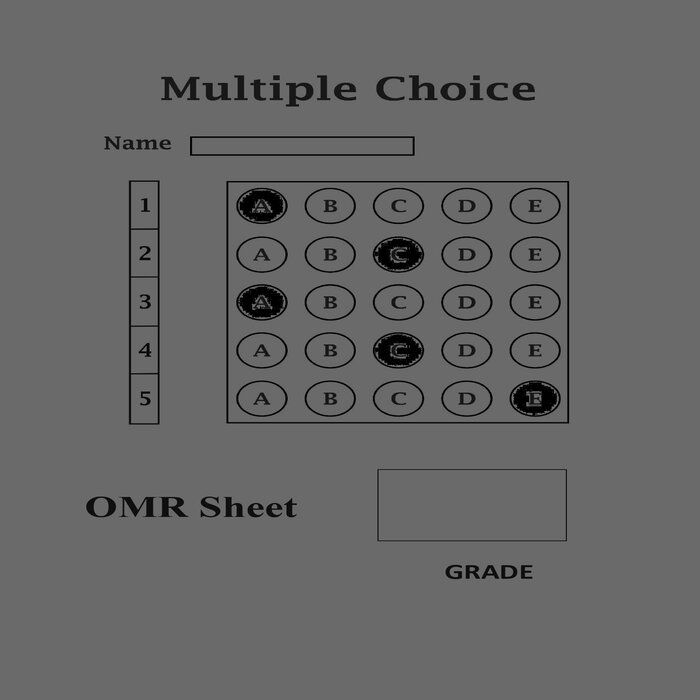
#> input picture 9.jpg, 700 x 700 px
$ python OMR_Main.py
#> lines starting #> are read from the running program, lines starting #| are printed output that depends on the picture; after the words box and inside, x2 and y2 are one past the last pixel; in counts of white or black regions, pixels touching at a corner belong together
### utlis.py
import cv2
import numpy as np

## TO STACK ALL THE IMAGES IN ONE WINDOW
def stackImages(imgArray,scale,lables=[]):
    rows = len(imgArray)
    cols = len(imgArray[0])
    rowsAvailable = isinstance(imgArray[0], list)
    width = imgArray[0][0].shape[1]
    height = imgArray[0][0].shape[0]
    if rowsAvailable:
        for x in range ( 0, rows):
            for y in range(0, cols):
                imgArray[x][y] = cv2.resize(imgArray[x][y], (0, 0), None, scale, scale)
                if len(imgArray[x][y].shape) == 2: imgArray[x][y]= cv2.cvtColor( imgArray[x][y], cv2.COLOR_GRAY2BGR)
        imageBlank = np.zeros((height, width, 3), np.uint8)
        hor = [imageBlank]*rows
        hor_con = [imageBlank]*rows
        for x in range(0, rows):
            hor[x] = np.hstack(imgArray[x])
            hor_con[x] = np.concatenate(imgArray[x])
        ver = np.vstack(hor)
        ver_con = np.concatenate(hor)
    else:
        for x in range(0, rows):
            imgArray[x] = cv2.resize(imgArray[x], (0, 0), None, scale, scale)
            if len(imgArray[x].shape) == 2: imgArray[x] = cv2.cvtColor(imgArray[x], cv2.COLOR_GRAY2BGR)
        hor= np.hstack(imgArray)
        hor_con= np.concatenate(imgArray)
        ver = hor
    if len(lables) != 0:
        eachImgWidth= int(ver.shape[1] / cols)
        eachImgHeight = int(ver.shape[0] / rows)
        #print(eachImgHeight)
        for d in range(0, rows):
            for c in range (0,cols):
                cv2.rectangle(ver,(c*eachImgWidth,eachImgHeight*d),(c*eachImgWidth+len(lables[d][c])*13+27,30+eachImgHeight*d),(255,255,255),cv2.FILLED)
                cv2.putText(ver,lables[d][c],(eachImgWidth*c+10,eachImgHeight*d+20),cv2.FONT_HERSHEY_COMPLEX,0.7,(255,0,255),2)
    return ver

def rectCountour(contours):

    rectCon = []
    max_area = 0
    for i in contours:
        area = cv2.contourArea(i)
        if area > 50:
            peri = cv2.arcLength(i, True)
            approx = cv2.approxPolyDP(i, 0.02 * peri, True)
            if len(approx) == 4:
                rectCon.append(i)
    rectCon = sorted(rectCon, key=cv2.contourArea,reverse=True)
    #print(len(rectCon))
    return rectCon

def reorder(myPoints):

    myPoints = myPoints.reshape((4, 2)) # REMOVE EXTRA BRACKET
    print(myPoints)
    myPointsNew = np.zeros((4, 1, 2), np.int32) # NEW MATRIX WITH ARRANGED POINTS
    add = myPoints.sum(1)
    print(add)
    print(np.argmax(add))
    myPointsNew[0] = myPoints[np.argmin(add)]  #[0,0]
    myPointsNew[3] =myPoints[np.argmax(add)]   #[w,h]
    diff = np.diff(myPoints, axis=1)
    myPointsNew[1] =myPoints[np.argmin(diff)]  #[w,0]
    myPointsNew[2] = myPoints[np.argmax(diff)] #[h,0]

    return myPointsNew


def splitBoxes(img):
    rows = np.vsplit(img,5)
    boxes=[]
    for r in rows:
        cols= np.hsplit(r,5)
        for box in cols:
            boxes.append(box)
    return boxes

def showAnswers(img,myIndex,grading,ans,questions=5,choices=5):
     secW = int(img.shape[1]/questions)
     secH = int(img.shape[0]/choices)

     for x in range(0,questions):
         myAns= myIndex[x]
         cX = (myAns * secW) + secW // 2
         cY = (x * secH) + secH // 2
         if grading[x]==1:
            myColor = (0,255,0)
            #cv2.rectangle(img,(myAns*secW,x*secH),((myAns*secW)+secW,(x*secH)+secH),myColor,cv2.FILLED)
            cv2.circle(img,(cX,cY),50,myColor,cv2.FILLED)
         else:
            myColor = (0,0,255)
            #cv2.rectangle(img, (myAns * secW, x * secH), ((myAns * secW) + secW, (x * secH) + secH), myColor, cv2.FILLED)
            cv2.circle(img, (cX, cY), 50, myColor, cv2.FILLED)

            # CORRECT ANSWER
            myColor = (0, 255, 0)
            correctAns = ans[x]
            cv2.circle(img,((correctAns * secW)+secW//2, (x * secH)+secH//2),
            20,myColor,cv2.FILLED)

def getCornerPoints(cont):
    peri = cv2.arcLength(cont, True) # LENGTH OF CONTOUR
    approx = cv2.approxPolyDP(cont, 0.02 * peri, True) # APPROXIMATE THE POLY TO GET CORNER POINTS
    return approx

### OMR_Main.py
import cv2
import numpy as np
import utlis

path = "9.jpg"


heightImg = 700
widthImg  = 700
questions=5
choices=5
ans= [1,2,2,2,4]


img = cv2.imread(path)
#> img is the input picture: shape (700, 700, 3); min 0, max 137, mean 101.7

#preprocessing
img=cv2.resize(img,(widthImg,heightImg))
imgContours = img.copy()
imgFinal = img.copy()
imgBiggestContour=img.copy()
imgGray = cv2.cvtColor(img, cv2.COLOR_BGR2GRAY) # CONVERT IMAGE TO GRAY SCALE
imgBlur = cv2.GaussianBlur(imgGray, (5, 5), 1) # ADD GAUSSIAN BLUR
imgCanny = cv2.Canny(imgBlur,10,70) # APPLY CANNY
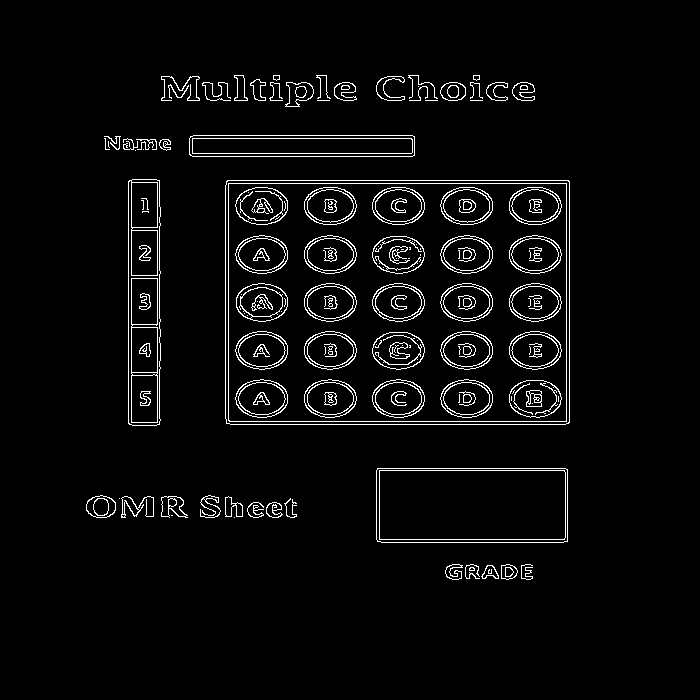
#> imgCanny: shape (700, 700); 3.9% white in thin lines or dots, all inside (x1, y1, x2, y2) = (86, 75, 570, 580)


#finding All Contours
contours, hierarchy = cv2.findContours(imgCanny, cv2.RETR_EXTERNAL, cv2.CHAIN_APPROX_NONE) # FIND ALL CONTOURS
#> contours = 52 contours, 26 with area under 20; largest, box (x1, y1, x2, y2) and area: (225, 180, 570, 425) 83918, (376, 468, 568, 543) 14122, (128, 179, 161, 426) 7662, (189, 135, 415, 157) 4714, (86, 495, 116, 518) 513
cv2.drawContours(imgContours, contours, -1, (0, 255, 0), 10) # DRAW ALL DETECTED CONTOURS
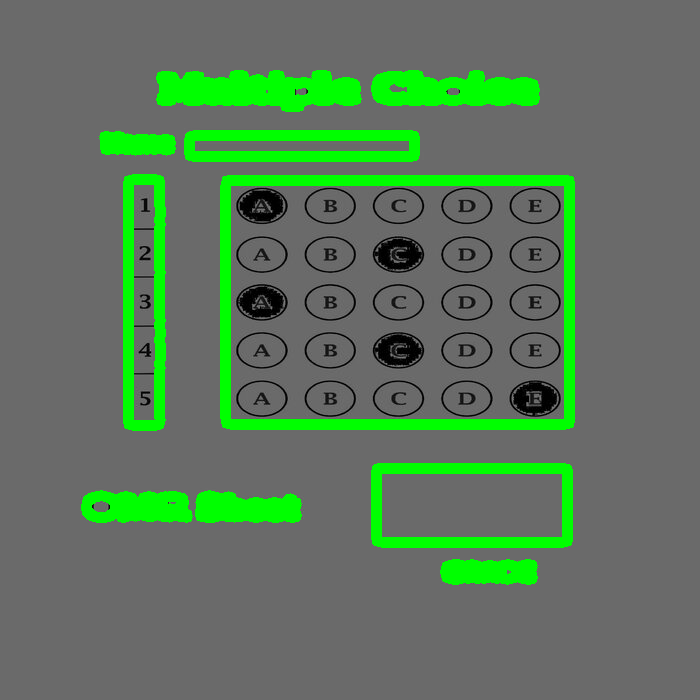
#> imgContours: shape (700, 700, 3); 10.35% of pixels changed, all inside (x1, y1, x2, y2) = (81, 70, 575, 585)

#Find Rectangles
rectCon = utlis.rectCountour(contours) # FILTER FOR RECTANGLE CONTOURS
#> the loop in rectCountour, `for i in contours:` made 52 passes
#> (area, peri, approx) on passes 18, 19, 20, 30: (14121.5, 527.1, [[376, 470], [377, 541], [567, 541], [565, 468]]), (83917.5, 1171.9, [[226, 181], [226, 423], [569, 422], [568, 180]]), (7662, 557.1, [[132, 179], [128, 423], [156, 425], [159, 180]]), (4714, 488.5, [[189, 138], [192, 156], [414, 155], [412, 135]])
#> after the loop in rectCountour, `for i in contours:`: rectCon = 4 contours; box (x1, y1, x2, y2) and area: (225, 180, 570, 425) 83918, (376, 468, 568, 543) 14122, (128, 179, 161, 426) 7662, (189, 135, 415, 157) 4714
biggestContour= utlis.getCornerPoints(rectCon[0]) # GET CORNER POINTS OF THE BIGGEST RECTANGLE
#> in getCornerPoints, `peri = cv2.arcLength(cont, True)`: peri = 1171.9
#> in getCornerPoints, `approx = cv2.approxPolyDP(cont, 0.02 * peri, True)`: approx = [[226, 181], [226, 423], [569, 422], [568, 180]]
#> biggestContour = [[226, 181], [226, 423], [569, 422], [568, 180]]
gradePoints = utlis.getCornerPoints(rectCon[1]) # GET CORNER POINTS OF THE SECOND BIGGEST RECTANGLE
#> gradePoints = [[376, 470], [377, 541], [567, 541], [565, 468]]

if biggestContour.size != 0 and gradePoints.size != 0:
    cv2.drawContours(imgBiggestContour, biggestContour, -1, (0, 255, 0), 20) # DRAW THE BIGGEST CONTOUR
    cv2.drawContours(imgBiggestContour, gradePoints, -1, (255, 0, 0), 20) # DRAW THE BIGGEST CONTOUR

    biggestContour=utlis.reorder(biggestContour) # REORDER FOR WARPING
#> in reorder, `myPoints = myPoints.reshape((4, 2))`: myPoints = [[226, 181], [226, 423], [569, 422], [568, 180]]
#| [[226 181]
#|  [226 423]
#|  [569 422]
#|  [568 180]]
#> in reorder, `add = myPoints.sum(1)`: add = [407, 649, 991, 748]
#| [407 649 991 748]
#| 2
#> in reorder, `diff = np.diff(myPoints, axis=1)`: diff = [-45, 197, -147, -388]
#> biggestContour = [[226, 181], [568, 180], [226, 423], [569, 422]]
    gradePoints = utlis.reorder(gradePoints) # REORDER FOR WARPING
#| [[376 470]
#|  [377 541]
#|  [567 541]
#|  [565 468]]
#| [ 846  918 1108 1033]
#| 2
#> gradePoints = [[376, 470], [565, 468], [377, 541], [567, 541]]

    pt1 = np.float32(biggestContour) # PREPARE POINTS FOR WARP
#> pt1 = [[226, 181], [568, 180], [226, 423], [569, 422]]
    pt2 = np.float32([[0, 0],[widthImg, 0], [0, heightImg],[widthImg, heightImg]]) # PREPARE POINTS FOR WARP
    matrix = cv2.getPerspectiveTransform(pt1, pt2) # GET TRANSFORMATION MATRIX
#> matrix = [[2.05, -8.69e-17, -463.6], [0.0085, 2.91, -528.2], [7.07e-08, 1.21e-05, 1]]
    imgWarpColored = cv2.warpPerspective(img, matrix, (widthImg, heightImg)) # APPLY WARP PERSPECTIVE

    ptG1 = np.float32(gradePoints)  # PREPARE POINTS FOR WARP
#> ptG1 = [[376, 470], [565, 468], [377, 541], [567, 541]]
    ptG2 = np.float32([[0, 0], [325, 0], [0, 150], [325, 150]])  # PREPARE POINTS FOR WARP
    matrixG = cv2.getPerspectiveTransform(ptG1, ptG2)# GET TRANSFORMATION MATRIX
#> matrixG = [[1.94, -0.0273, -716.3], [0.0246, 2.33, -1103.8], [0.000164, 7.49e-05, 1]]
    imgGradeDisplay = cv2.warpPerspective(img, matrixG, (325, 150)) # APPLY WARP PERSPECTIVE
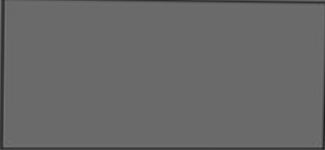
#> imgGradeDisplay: shape (150, 325, 3); min 27, max 119, mean 104


    #apply threshold
    imgWarpGray = cv2.cvtColor(imgWarpColored,cv2.COLOR_BGR2GRAY) # CONVERT TO GRAYSCALE
    imgThresh = cv2.threshold(imgWarpGray, 170, 255,cv2.THRESH_BINARY_INV )[1] # APPLY THRESHOLD AND INVERSE
#> imgThresh: shape (700, 700); every value is 255


    boxes=utlis.splitBoxes(imgThresh)
#> in splitBoxes, `rows = np.vsplit(img,5)`: rows = 5 items
#> the loop in splitBoxes, `for r in rows:` made 5 passes
#> after the loop in splitBoxes, `for r in rows:`: boxes = 25 items
#> boxes = 25 items
    #cv2.imshow("Test",boxes[2])
    #print(cv2.countNonZero(boxes[1]),cv2.countNonZero(boxes[2]))

    myPixelVal = np.zeros((questions,choices)) # TO STORE THE NON ZERO VALUES OF EACH BOX
    countR=0
    countC=0

    for image in boxes:
        totalPixels = cv2.countNonZero(image)
        myPixelVal[countR][countC]= totalPixels
        countC += 1
        if (countC==choices):countC=0;countR +=1
#> this loop made 25 passes
#> after the loop, countC = 0; countR = 5; myPixelVal = [[19600, 19600, 19600, 19600, 19600], [19600, 19600, 19600, 19600, 19600], [19600, 19600, 19600, 19600, 19600], [19600, 19600, 19600, 19600, 19600], [19600, 19600, 19600, 19600, 19600]]


    # FIND THE USER ANSWERS AND PUT THEM IN A LIST
    myIndex=[]
    for x in range (0,questions):
        arr = myPixelVal[x]
        myIndexVal = np.where(arr == np.amax(arr))
        myIndex.append(myIndexVal[0][0])
#> after the loop, myIndex = [0, 0, 0, 0, 0]
    #print(myIndex)

     # COMPARE THE VALUES TO FIND THE CORRECT ANSWERS
    grading=[]
    for x in range(0,questions):
        if ans[x] == myIndex[x]:
            grading.append(1)
        else:grading.append(0)
#> after the loop, grading = [0, 0, 0, 0, 0]
    #print("GRADING",grading)
    score = (sum(grading)/questions)*100 # FINAL GRADE
#> score = 0
    print("SCORE",score)
#| SCORE 0.0

    # DISPLAYING ANSWERS
    imgResult=imgWarpColored.copy()
    utlis.showAnswers(imgResult,myIndex,grading,ans,questions,choices) # DRAW DETECTED ANSWERS
#> after the loop in showAnswers, `for x in range(0,questions):`:
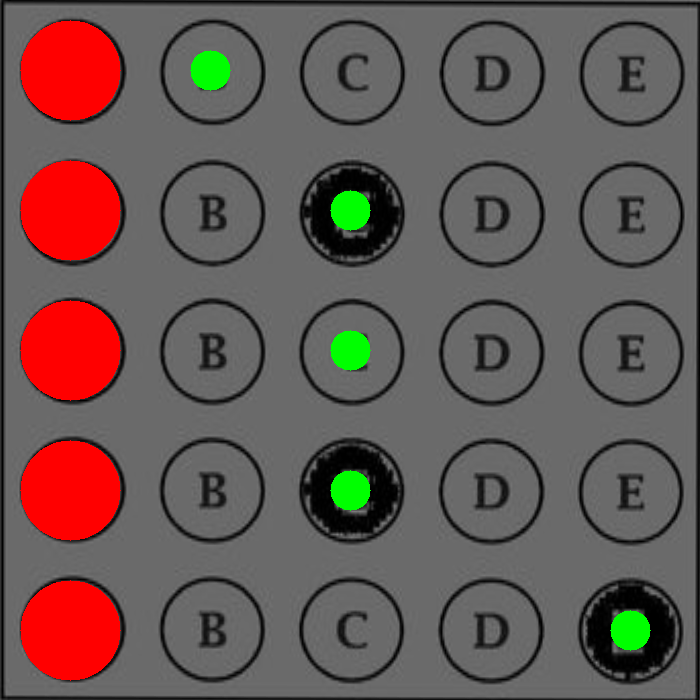
#> img: shape (700, 700, 3); mean B, G, R 84, 87.3, 104.4
    #imgResult = utlis.showAnswers(imgResult, myIndex, grading, ans, questions, choices)  # DRAW DETECTED ANSWERS
    imRawDrawings = np.zeros_like(imgWarpColored) # NEW BLANK IMAGE WITH WARP IMAGE SIZE
    utlis.showAnswers(imRawDrawings,myIndex,grading,ans,questions,choices)
#> call 2 of showAnswers, with questions = 5, choices = 5
#> after the loop in showAnswers (call 2), `for x in range(0,questions):`:
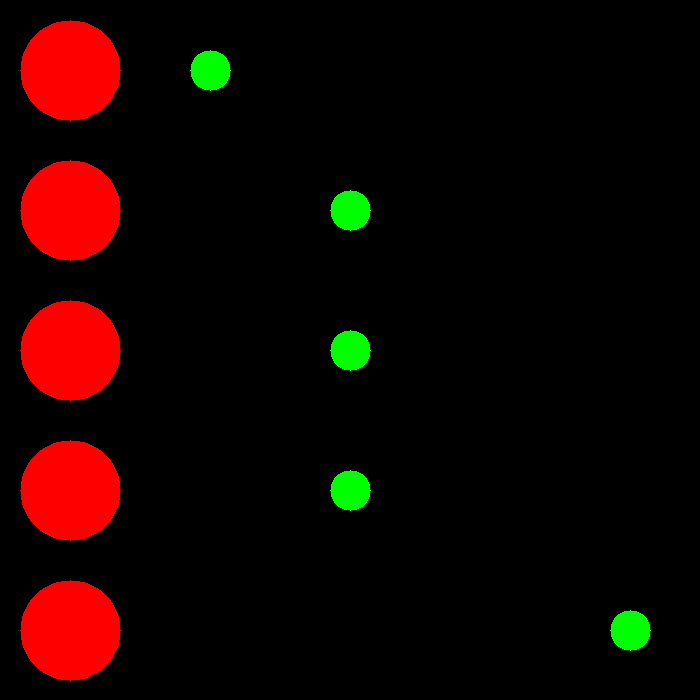
#> img: shape (700, 700, 3); mean B, G, R 0, 3.3, 20.4
    #imRawDrawings = utlis.showAnswers(imRawDrawings, myIndex, grading, ans, questions, choices)

    invMatrix = cv2.getPerspectiveTransform(pt2, pt1) # INVERSE TRANSFORMATION MATRIX
#> invMatrix = [[0.489, -0.000941, 226], [-0.00143, 0.344, 181], [-1.72e-08, -4.16e-06, 1]]
    imgInvWarp = cv2.warpPerspective(imRawDrawings, invMatrix, (widthImg, heightImg)) # INV IMAGE WARP


    imgRawGrade = np.zeros_like(imgGradeDisplay,np.uint8) # NEW BLANK IMAGE WITH GRADE AREA SIZE
    cv2.putText(imgRawGrade,str(int(score))+"%",(70,100),cv2.FONT_HERSHEY_COMPLEX,3,(0,255,255),3) # ADD THE GRADE TO NEW IMAGE
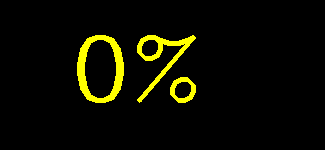
#> imgRawGrade: shape (150, 325, 3); mean of channels 0, 1, 2 0, 12.2, 12.2; drawn as B, G, R
    #cv2.imshow("Grade",imgRawGrade)
    invMatrixG = cv2.getPerspectiveTransform(ptG2, ptG1) # INVERSE TRANSFORMATION MATRIX
#> invMatrixG = [[0.534, -0.00584, 376], [-0.0456, 0.455, 470], [-8.43e-05, -3.32e-05, 1]]
    imgInvGradeDisplay = cv2.warpPerspective(imgRawGrade, invMatrixG, (widthImg, heightImg)) # INV IMAGE WARP

    # SHOW ANSWERS AND GRADE ON FINAL IMAGE
    imgFinal = cv2.addWeighted(imgFinal, 1, imgInvWarp, 1,0)
    imgFinal = cv2.addWeighted(imgFinal, 1, imgInvGradeDisplay, 1,0)


imgBlank = np.zeros_like(img)
imageArray=([img,imgGray,imgBlur,imgCanny],
            [imgContours,imgBiggestContour,imgWarpColored,imgThresh],
            [imgResult,imRawDrawings,imgInvWarp,imgFinal])

 # LABELS FOR DISPLAY
lables = [["Original","Gray","Blur","Canny"],["Contours","Biggest Con","Warp","Threshold"],["Result","Raw Drawaing","inv Wrap","Final"]]
imgStacked=utlis.stackImages(imageArray,0.3,lables)
#> in stackImages, `rows = len(imgArray)`: rows = 3
#> in stackImages, `cols = len(imgArray[0])`: cols = 4
#> in stackImages, `rowsAvailable = isinstance(imgArray[0], list)`: rowsAvailable = True
#> in stackImages, `hor = [imageBlank]*rows`: hor = 3 items
#> in stackImages, `eachImgWidth= int(ver.shape[1] / cols)`: eachImgWidth = 210
#> after the loop in stackImages, `for d in range(0, rows):`:
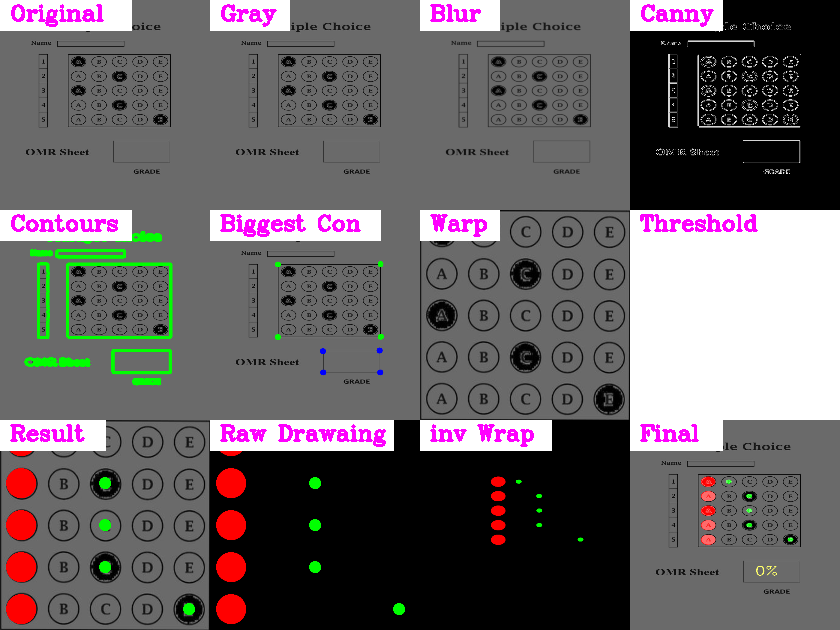
#> ver: shape (630, 840, 3); mean of channels 0, 1, 2 101, 98.7, 104.2; drawn as B, G, R


cv2.imshow("Final Result",imgFinal)
cv2.imshow("Stacked Images",imgStacked)
cv2.waitKey(0)
